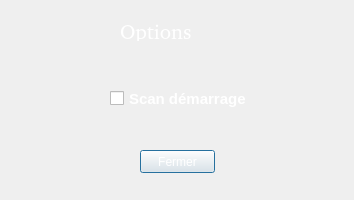
<?xml version="1.0" encoding="UTF-8"?>
<ui version="4.0">
 <class>OptionsDialog</class>
 <widget class="QDialog" name="OptionsDialog">
  <property name="geometry">
   <rect>
    <x>0</x>
    <y>0</y>
    <width>354</width>
    <height>200</height>
   </rect>
  </property>
  <property name="windowTitle">
   <string>Dialog</string>
  </property>
  <property name="styleSheet">
   <string notr="true">background-image: url(:/images/background.png);</string>
  </property>
  <widget class="QLabel" name="label">
   <property name="geometry">
    <rect>
     <x>120</x>
     <y>20</y>
     <width>111</width>
     <height>21</height>
    </rect>
   </property>
   <property name="font">
    <font>
     <family>a•space</family>
     <pointsize>16</pointsize>
     <weight>50</weight>
     <italic>false</italic>
     <bold>false</bold>
    </font>
   </property>
   <property name="styleSheet">
    <string notr="true">color: rgb(255, 255, 255);
font: 16pt &quot;a•space&quot;;</string>
   </property>
   <property name="text">
    <string>Options</string>
   </property>
  </widget>
  <widget class="QPushButton" name="pushButton">
   <property name="geometry">
    <rect>
     <x>140</x>
     <y>150</y>
     <width>75</width>
     <height>23</height>
    </rect>
   </property>
   <property name="styleSheet">
    <string notr="true">color: rgb(255, 255, 255);</string>
   </property>
   <property name="text">
    <string>Fermer</string>
   </property>
  </widget>
  <widget class="QCheckBox" name="checkBox">
   <property name="geometry">
    <rect>
     <x>110</x>
     <y>90</y>
     <width>141</width>
     <height>17</height>
    </rect>
   </property>
   <property name="font">
    <font>
     <pointsize>11</pointsize>
     <weight>75</weight>
     <bold>true</bold>
    </font>
   </property>
   <property name="styleSheet">
    <string notr="true">
color: rgb(255, 255, 255);</string>
   </property>
   <property name="text">
    <string>Scan démarrage</string>
   </property>
  </widget>
 </widget>
 <resources/>
 <connections/>
</ui>
